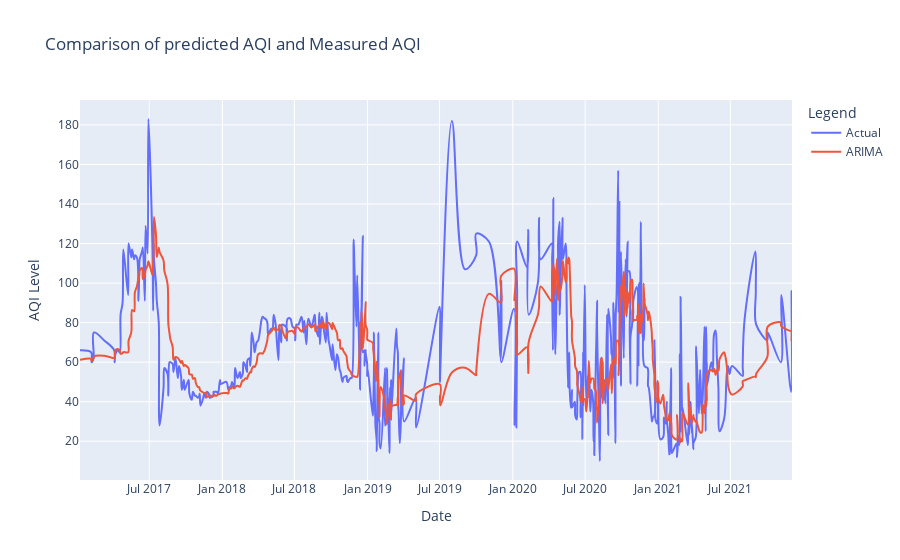

Notebook code for this chart:
### Code cell
series_results["ARIMA"] = testPredict
fig = go.Figure()
fig.update_layout(
    title="Comparison of predicted AQI and Measured AQI",
    xaxis_title="Date",
    yaxis_title="AQI Level",
    legend_title="Legend",
)

fig.add_trace(go.Scatter(x=series_results.index, y=scaler.inverse_transform(testY1).flatten(), name="Actual", line_shape='spline'))
fig.add_trace(go.Scatter(x=series_results.index, y=testPredict.flatten() , name="ARIMA", line_shape='spline'))
fig.show()

### Figure 1 — Plotly figure (JSON) as saved in the notebook; plotly's stock layout.template omitted (floating-point values rounded to 4 significant figures; data arrays with more than 128 entries replaced by an {"elided": "..."} marker saying what was removed)
{"data": [{"line": {"shape": "spline"}, "name": "Actual", "type": "scatter", "x": {"elided": "450 str values"}, "y": {"elided": "450 float values"}}, {"line": {"shape": "spline"}, "name": "ARIMA", "type": "scatter", "x": {"elided": "450 str values"}, "y": {"elided": "450 float values"}}], "layout": {"legend": {"title": {"text": "Legend"}}, "title": {"text": "Comparison of predicted AQI and Measured AQI"}, "xaxis": {"title": {"text": "Date"}}, "yaxis": {"title": {"text": "AQI Level"}}}}
